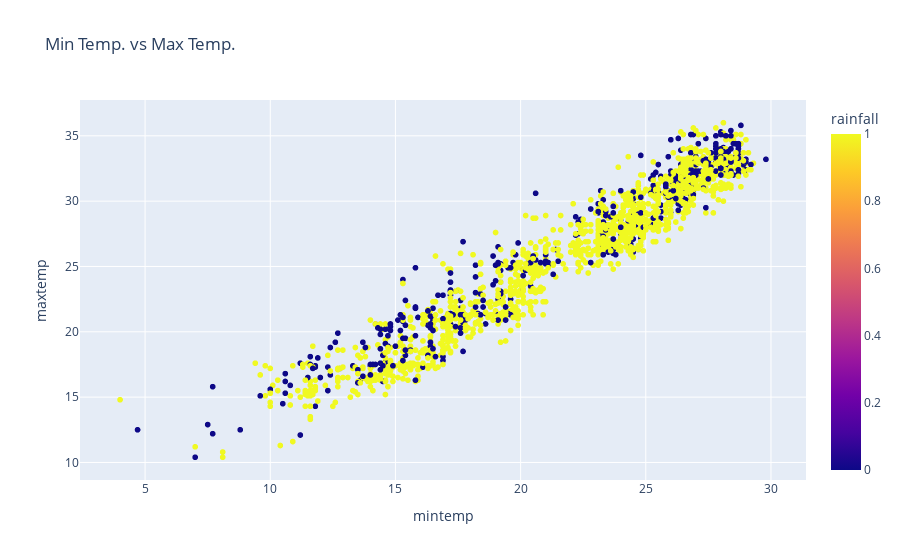

Notebook source saved alongside this figure:
### Code cell
px.scatter(train_df.sample(2000),
          title = 'Min Temp. vs Max Temp.',
          x = 'mintemp',
          y = 'maxtemp',
          color = 'rainfall')

### Figure 1 — Plotly figure (JSON) as saved in the notebook; plotly's stock layout.template omitted (floating-point values rounded to 4 significant figures; data arrays with more than 128 entries replaced by an {"elided": "..."} marker saying what was removed)
{"data": [{"hovertemplate": "mintemp=%{x}<br>maxtemp=%{y}<br>rainfall=%{marker.color}<extra></extra>", "legendgroup": "", "marker": {"color": {"elided": "2000 int values"}, "coloraxis": "coloraxis", "symbol": "circle"}, "mode": "markers", "name": "", "showlegend": false, "type": "scattergl", "x": {"elided": "2000 float values"}, "xaxis": "x", "y": {"elided": "2000 float values"}, "yaxis": "y"}], "layout": {"coloraxis": {"colorbar": {"title": {"text": "rainfall"}}, "colorscale": [[0, "#0d0887"], [0.1111, "#46039f"], [0.2222, "#7201a8"], [0.3333, "#9c179e"], [0.4444, "#bd3786"], [0.5556, "#d8576b"], [0.6667, "#ed7953"], [0.7778, "#fb9f3a"], [0.8889, "#fdca26"], [1, "#f0f921"]]}, "legend": {"tracegroupgap": 0}, "title": {"text": "Min Temp. vs Max Temp."}, "xaxis": {"anchor": "y", "domain": [0, 1], "title": {"text": "mintemp"}}, "yaxis": {"anchor": "x", "domain": [0, 1], "title": {"text": "maxtemp"}}}}
